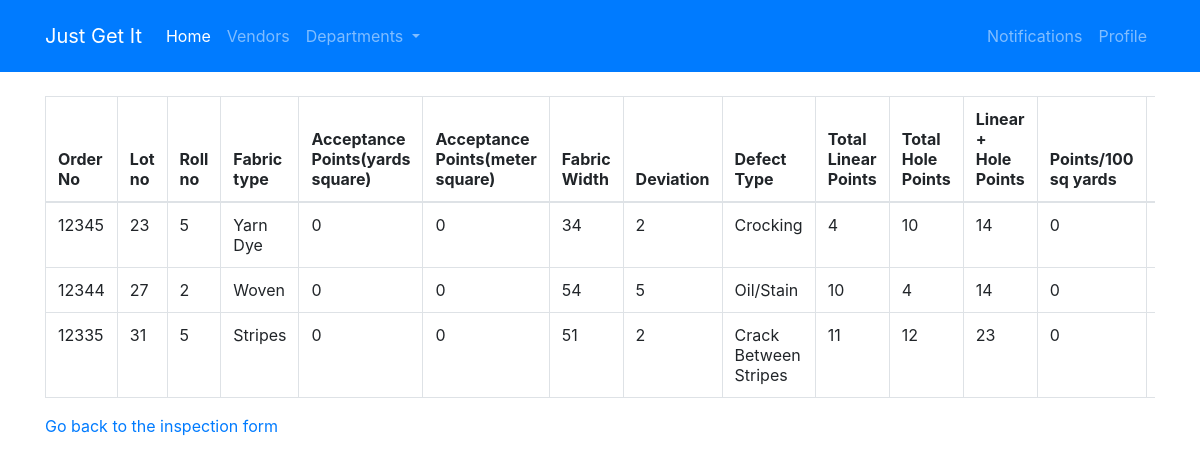
/summary/, run on an earlier commit of the app's database.
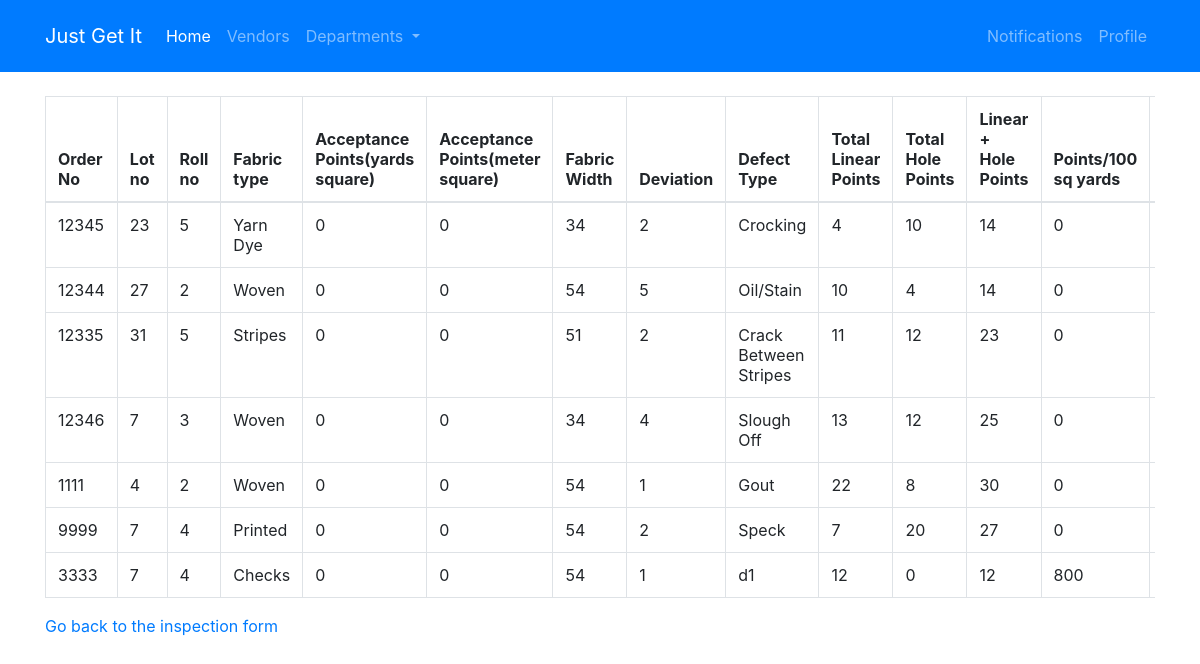
And on a later commit of the database.
### finspectionapp/models.py (models this page shows, shortened)
class Fabinspection(models.Model):
    orderNo=models.CharField(max_length=10)
    lotNo=models.IntegerField()
    rollNo=models.IntegerField()
    fabric=models.CharField(max_length=30)
    acceptYards=models.IntegerField()
    acceptMeter=models.IntegerField()
    fWidth=models.IntegerField()
    unit=models.CharField(max_length=10)
    sticked=models.IntegerField()
    actual=models.IntegerField()
    deviation=models.IntegerField()
    defect=models.CharField(max_length=64)
    no3=models.IntegerField()
    no36=models.IntegerField()
    no69=models.IntegerField()
    no9=models.IntegerField()
    linearPoints=models.IntegerField()
    hole01=models.IntegerField()
    hole1=models.IntegerField()
    holePoints=models.IntegerField()
    totalPoints=models.IntegerField()
    pointsyards=models.IntegerField()
    pointsperm=models.IntegerField()
    pointspercm=models.IntegerField()
    grade=models.CharField(max_length=2)
    acceptance=models.CharField(max_length=2)

### finspectionapp/views.py (the view)
# urls.py: path("summary/",views.summary,name="summary"),
def summary(request):
    context={
        "fabrics": Fabinspection.objects.all()
    }
    return render(request,'summary.html',context)

### templates/summary.html (shortened to what this page needs)
{% extends "base.html" %}
{% block body %}
<br>
<div class="container">
    <div class="table-responsive">
    <table class="table table-bordered table-hover">
        <thead>
            <tr>
                <th scope="col">Order No</th>
                <th scope="col">Lot no</th>
                <th scope="col">Roll no</th>
                <th scope="col">Fabric type</th>
                <th scope="col">Acceptance Points(yards square)</th>
                <th scope="col">Acceptance Points(meter square)</th>
                <th scope="col">Fabric Width</th>
                <th scope="col">Deviation</th>
                <th scope="col">Defect Type</th>
                <th scope="col">Total Linear Points</th>
                <th scope="col">Total Hole Points</th>
                <th scope="col">Linear + Hole Points</th>
                <th scope="col">Points/100 sq yards</th>
                <th scope="col">Points/100 sq m</th>
            </tr>
        </thead>
        <tbody>
        {% for fabric in fabrics %}
        <tr>
            <td>{{fabric.orderNo}}</td>
            <td>{{fabric.lotNo}}</td>
            <td>{{fabric.rollNo}}</td>
            <td>{{fabric.fabric}}</td>
            <td>{{fabric.acceptYards}}</td>
            <td>{{fabric.acceptMeter}}</td>
            <td>{{fabric.fWidth}}</td>
            <td>{{fabric.deviation}}</td>
            <td>{{fabric.defect}}</td>
            <td>{{fabric.linearPoints}}</td>
            <td>{{fabric.holePoints}}</td>
            <td>{{fabric.totalPoints}}</td>
            <td>{{fabric.pointsyards}}</td>
            <td>{{fabric.pointsperm}}</td>
        </tr>
        {% endfor %}
        </tbody>
        </table>
        </div>
        <a href="{% url 'index' %}">Go back to the inspection form</a>
    </div>
{% endblock %}

### templates/base.html (shortened to what this page needs)
<html>
<head>
	{% load static %}
	<link rel="stylesheet" type="text/css" href="{% static 'css/bootstrap.css' %}">
</head>
<body>
	<nav class="navbar navbar-expand-lg navbar-dark bg-primary">
		<div class="container">
		<a class="navbar-brand" href="#">Just Get It</a>
  		<div class="collapse navbar-collapse" id="navbarSupportedContent">
    	<ul class="navbar-nav mr-auto">
      		<li class="nav-item active">
        	<a class="nav-link" href="#">Home <span class="sr-only">(current)</span></a>
      		</li>
      		<li class="nav-item">
        	<a class="nav-link" href="#">Vendors</a>
      		</li>
      		<li class="nav-item dropdown">
        	<a class="nav-link dropdown-toggle" href="#" id="navbarDropdown" role="button" data-toggle="dropdown" aria-haspopup="true" aria-expanded="false">
          	Departments
        	</a>
      		</li>
    	</ul>
    	</div>
    	<span class="navbar-text">
    		<ul class="navbar-nav">
    			<li class="nav-item">
    				<a class="nav-link" href="#">
    					Notifications
  					</a>
      			</li>
      			<li class="nav-item">
        			<a class="nav-link" href="#">
    					Profile
  					</a>
      			</li>
      		</ul>
    	</span>
    </div>
	</nav>
    {% block body %}
    {% endblock %}
</body>
</html>

What changed in the data, as far as the page shows it:
added Fabinspection: orderNo "12346", lotNo "7", rollNo "3", fabric "Woven", acceptYards "0", acceptMeter "0", fWidth "34", deviation "4", defect "Slough Off", linearPoints "13", holePoints "12", totalPoints "25", pointsyards "0"
added Fabinspection: orderNo "1111", lotNo "4", rollNo "2", fabric "Woven", acceptYards "0", acceptMeter "0", fWidth "54", deviation "1", defect "Gout", linearPoints "22", holePoints "8", totalPoints "30", pointsyards "0"
added Fabinspection: orderNo "9999", lotNo "7", rollNo "4", fabric "Printed", acceptYards "0", acceptMeter "0", fWidth "54", deviation "2", defect "Speck", linearPoints "7", holePoints "20", totalPoints "27", pointsyards "0"
added Fabinspection: orderNo "3333", lotNo "7", rollNo "4", fabric "Checks", acceptYards "0", acceptMeter "0", fWidth "54", deviation "1", defect "d1", linearPoints "12", holePoints "0", totalPoints "12", pointsyards "800"
